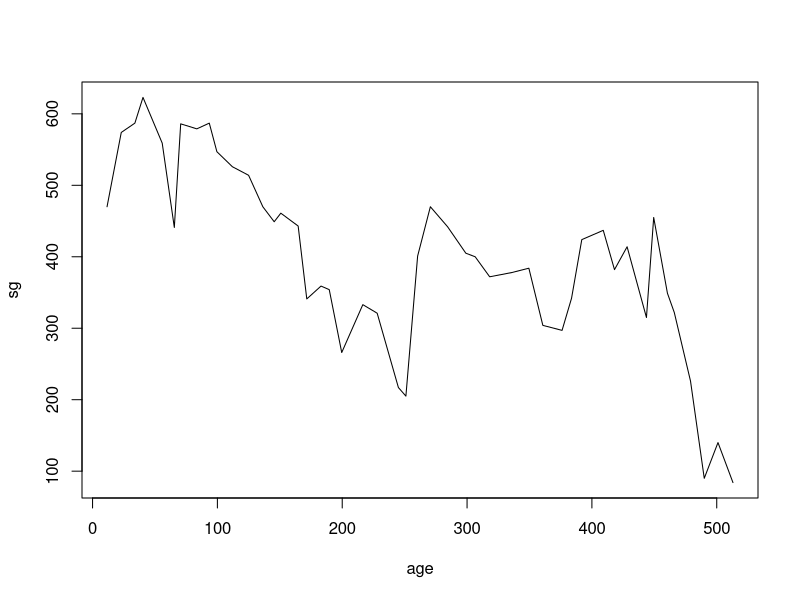
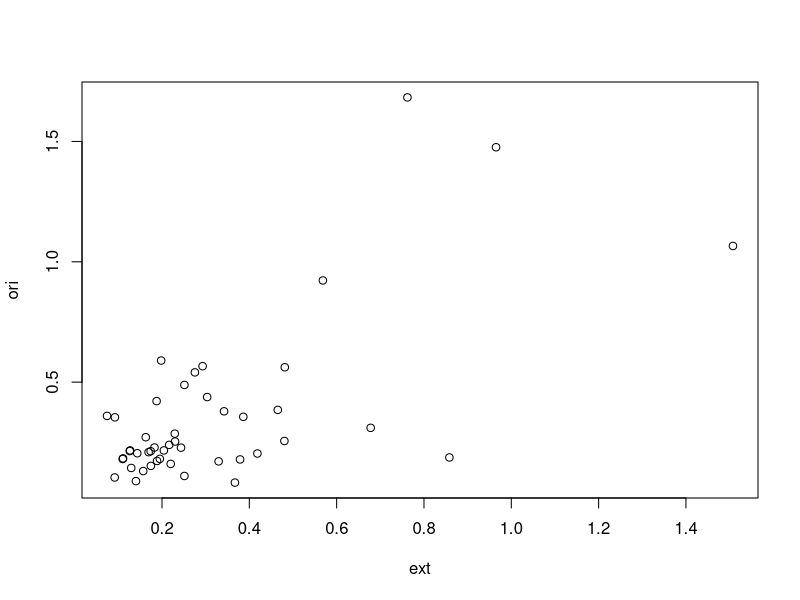
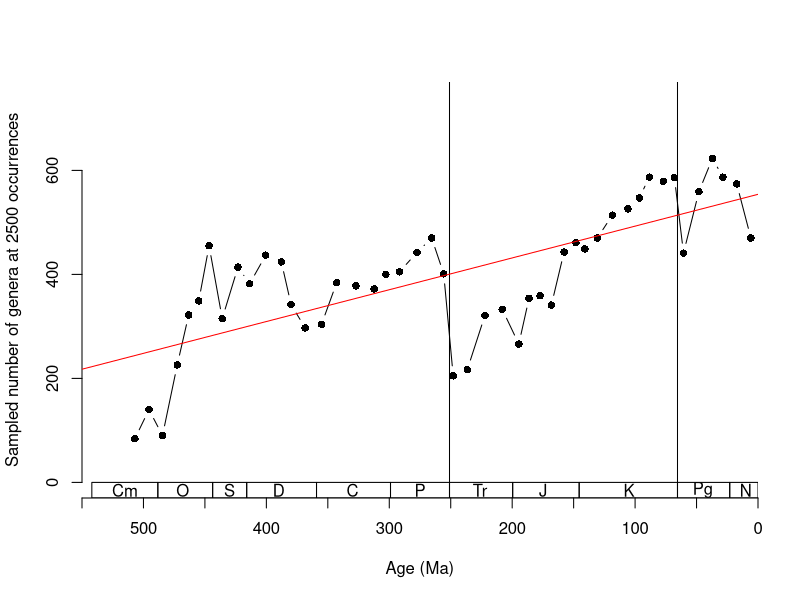
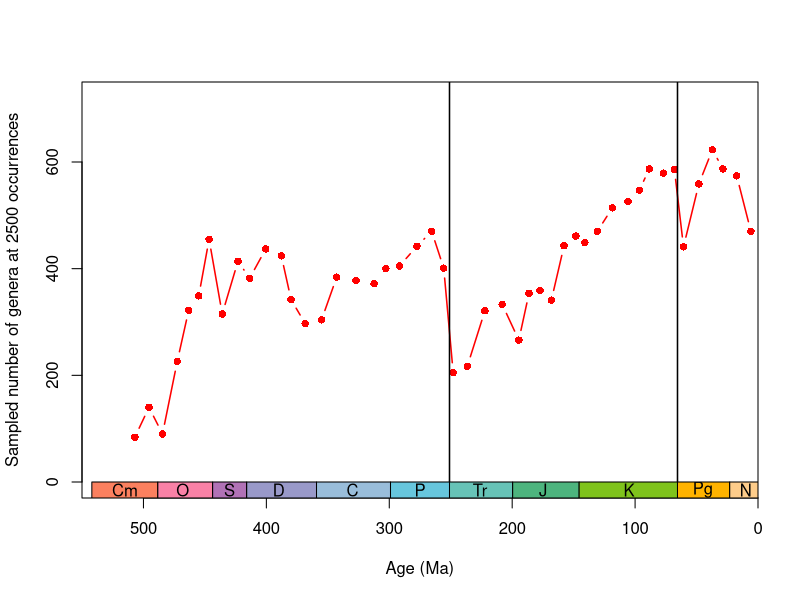

The R source for these figures, in order:
# PLOT PBDB DIVERSITY CURVES

 setwd("D:/arbeit/presentations/Vorlesungen/Analytische Pal/Daten")

# This for Raw data
myData <- read.table(file="subsampled_curve_data.csv", header=TRUE, sep=",")

attach(myData)
age1 <- Base..Ma.
age2 <- Midpoint..Ma.
sg <- Mean.boundary.crossers.diversity[age1<520] # do not use the first two bins
ext <- Extinction.rate[age2<515&age2>12]
ori <- Origination.rate[age2<515&age2>12]

detach(myData)

age <- age1[age1<520]
mage <- age2[age1<520]

# Simple plot
 plot(age, sg, type="l")

# Scatterplot Extinction-Origination
plot(ext, ori)



# Plot diversity curve in Black and White
#windows(height=6, width=8) # Define window size ## Not really needed because window can be resized any time
 par(xaxs="i", yaxs="i")
plot(mage, sg, xlab="Age (Ma)", ylab="Sampled number of genera at 2500 occurrences", pch=16, type="b", 
       xlim=c(550,0), ylim=range(-30,770), frame=F,  axes=F)
axis(1, pos=-30, at=seq(0, 550, by=50), labels=c("0", " ", "100", " ", "200", " ", "300", " ", "400", " ", "500", " "))
axis(2, pos=550)

abline(v=251) # Mark Permian-Triassic boundary
abline(v=65.5) # Mark KT boundary

abline(lm(sg~age), col="red") # Add linear regression line

# Add boxes  for legend of time
bt <- -30 # Bottom of rectangle
to <- 0 # Top of rectangle
rect(xleft=542, ybottom=bt, xright=488.3, ytop=to) # Cambrian
rect(xleft=488.3, ybottom=bt, xright=443.7, ytop=to) # Ordovician
rect(xleft=443.7, ybottom=bt, xright=416, ytop=to) # Silurian
rect(xleft=416, ybottom=bt, xright=359.2, ytop=to) # Devonian
rect(xleft=359.2, ybottom=bt, xright=299, ytop=to) # Carboniferous
rect(xleft=251, ybottom=bt, xright=299, ytop=to) # Permian
rect(xleft=251, ybottom=bt, xright=199.6, ytop=to) # Triassic
rect(xleft=145.5, ybottom=bt, xright=199.6, ytop=to) # Jurassic
rect(xleft=145.5, ybottom=bt, xright=65.5, ytop=to) # Cretaceous
rect(xleft=23, ybottom=bt, xright=65.5, ytop=to) # Paleogene
rect(xleft=23, ybottom=bt, xright=0, ytop=to) # Neogene

# Add Text for legend of time
bt <- (bt+to)/2 # Level of text
text(x=515, y=bt, labels="Cm")
text(x=468, y=bt, labels="O")
text(x=430, y=bt, labels="S")
text(x=390, y=bt, labels="D")
text(x=330, y=bt, labels="C")
text(x=275, y=bt, labels="P")
text(x=226, y=bt, labels="Tr")
text(x=175, y=bt, labels="J")
text(x=105, y=bt, labels="K")
text(x=45, y=bt, labels="Pg")
text(x=10, y=bt, labels="N")








# Plot in color using USGS color codes
windows(height=6, width=8) # Define window size
 par(xaxs="i", yaxs="i")

th <- 1.5 #Line thickness in plot
plot(mage, sg, xlab="Age (Ma)", ylab="Sampled number of genera at 2500 occurrences", 
      pch=16, type="b", col="red", lwd=th, xlim=c(550,0), ylim=range(-30,750))

# , ylim=range(-10,700)

abline(v=251, lwd=th) # Mark Permian-Triassic boundary
abline(v=65.5, lwd=th) # Mark KT boundary

# Add boxes  for legend of time
bt <- -30 # Bottom of rectangle
to <- 0 # Top of rectangle
rect(xleft=542, ybottom=bt, xright=488.3, ytop=to, col="#fb805f") # Cambrian
rect(xleft=488.3, ybottom=bt, xright=443.7, ytop=to, col="#f981a6") # Ordovician
rect(xleft=443.7, ybottom=bt, xright=416, ytop=to, col="#b172b6") # Silurian
rect(xleft=416, ybottom=bt, xright=359.2, ytop=to, col="#9999c9") # Devonian
rect(xleft=359.2, ybottom=bt, xright=299, ytop=to, col="#99bdda") # Carboniferous
rect(xleft=251, ybottom=bt, xright=299, ytop=to, col="#67c6dd") # Permian
rect(xleft=251, ybottom=bt, xright=199.6, ytop=to, col="#67c3b7") # Triassic
rect(xleft=145.5, ybottom=bt, xright=199.6, ytop=to, col="#4db47e") # Jurassic
rect(xleft=145.5, ybottom=bt, xright=65.5, ytop=to, col="#7fc31c") # Cretaceous
rect(xleft=23, ybottom=bt, xright=65.5, ytop=to, col="#ffb300") # Paleogene
rect(xleft=23, ybottom=bt, xright=0, ytop=to, col="#fdcc8a") # Neogene

# Add Text for legend of time
bt <- (bt+to)/2 # Level of text
text(x=515, y=bt, labels="Cm")
text(x=468, y=bt, labels="O")
text(x=430, y=bt, labels="S")
text(x=390, y=bt, labels="D")
text(x=330, y=bt, labels="C")
text(x=275, y=bt, labels="P")
text(x=226, y=bt, labels="Tr")
text(x=175, y=bt, labels="J")
text(x=105, y=bt, labels="K")
text(x=45, y=bt, labels="Pg")
text(x=10, y=bt, labels="N")
